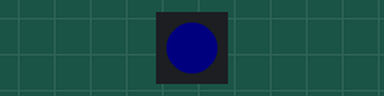
Recording of a program running on a simulated ESP32-S3. On the bench: 1 RGB LEDs in strip order, left to right. Dim RGB values are drawn brighter than linear; WiFi joins after 1.5 s; servers stay silent unless stated; not simulated (calls return 0 or success): credentials.h; what the program prints to the serial monitor is not drawn.

Above: at 3.0 s.
At 6.0 s:
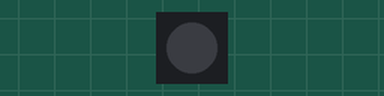
Timing chart, 0 to 7.1 s (numbered marks = the images above):
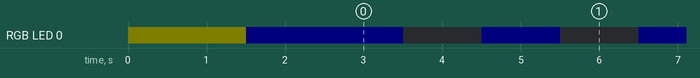

Measured:
- by itself, RGB LED 0: off → RGB(4, 4, 0) at 0.00 s, → RGB(0, 0, 4) 1.5 s later, → off 2.0 s later, → RGB(0, 0, 4) 1.0 s later, … (129 changes in this stretch)

The program:

main.cpp
```cpp
#include <WiFi.h>
#include <ESPmDNS.h>
#include <WiFiUdp.h>
#include <ArduinoOTA.h>
#include <FastLED.h>
#include "credentials.h"

#define NUM_LEDS 1
#define DATA_PIN 48

CRGB leds[NUM_LEDS];

const char *ssid = MY_WIFI_SSID;
const char *password = MY_WIFI_PASS;

void setup()
{
  FastLED.addLeds<WS2812, DATA_PIN, GRB>(leds, NUM_LEDS);
  FastLED.setBrightness(4);
  Serial.begin(115200);
  Serial.println("Booting");
  leds[0] = CRGB::Yellow;
  FastLED.show();
  WiFi.mode(WIFI_STA);
  WiFi.begin(ssid, password);
  while (WiFi.waitForConnectResult() != WL_CONNECTED)
  {
    Serial.println("Connection Failed! Rebooting...");
    leds[0] = CRGB::Red;
    FastLED.show();
    delay(5000);
    ESP.restart();
  }

  // Port defaults to 3232
  // ArduinoOTA.setPort(3232);

  // Hostname defaults to esp3232-[MAC]
  ArduinoOTA.setHostname("myesp32");

  // No authentication by default
  ArduinoOTA.setPassword("MikesTestPass");

  // Password can be set with it's md5 value as well
  // MD5(admin) = 21232f297a57a5a743894a0e4a801fc3
  // ArduinoOTA.setPasswordHash("21232f297a57a5a743894a0e4a801fc3");

  ArduinoOTA.onStart([]()
                     {
      String type;
      if (ArduinoOTA.getCommand() == U_FLASH) {
        type = "sketch";
      } else {  // U_SPIFFS
        type = "filesystem";
      }

      // NOTE: if updating SPIFFS this would be the place to unmount SPIFFS using SPIFFS.end()
      Serial.println("Start updating " + type); })
      .onEnd([]()
             { Serial.println("\nEnd"); })
      .onProgress([](unsigned int progress, unsigned int total)
                  { Serial.printf("Progress: %u%%\r", (progress / (total / 100))); })
      .onError([](ota_error_t error)
               {
      Serial.printf("Error[%u]: ", error);
      if (error == OTA_AUTH_ERROR) {
        Serial.println("Auth Failed");
      } else if (error == OTA_BEGIN_ERROR) {
        Serial.println("Begin Failed");
      } else if (error == OTA_CONNECT_ERROR) {
        Serial.println("Connect Failed");
      } else if (error == OTA_RECEIVE_ERROR) {
        Serial.println("Receive Failed");
      } else if (error == OTA_END_ERROR) {
        Serial.println("End Failed");
      } });

  ArduinoOTA.begin();

  Serial.println("Ready");
  leds[0] = CRGB::Blue;
  FastLED.show();
  Serial.print("IP address: ");
  Serial.println(WiFi.localIP());
  delay(1000);
}

void loop()
{
  ArduinoOTA.handle();
  leds[0] = CRGB::Blue;
  FastLED.show();
  delay(1000);
  leds[0] = CRGB::Black;
  FastLED.show();
  delay(1000);
}
```
